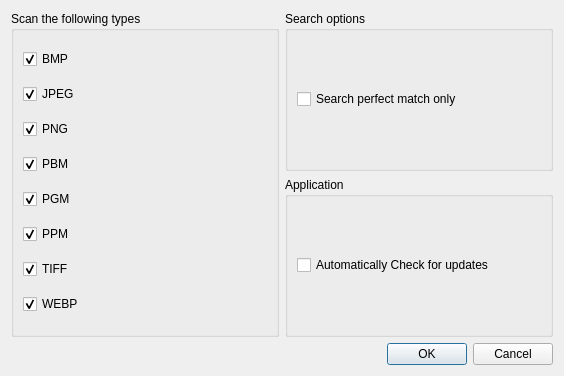
<?xml version="1.0" encoding="UTF-8"?>
<ui version="4.0">
 <class>basic_setting_dialog</class>
 <widget class="QDialog" name="basic_setting_dialog">
  <property name="geometry">
   <rect>
    <x>0</x>
    <y>0</y>
    <width>564</width>
    <height>376</height>
   </rect>
  </property>
  <property name="windowTitle">
   <string>Dialog</string>
  </property>
  <layout class="QVBoxLayout" name="verticalLayout_5">
   <item>
    <layout class="QHBoxLayout" name="horizontalLayout">
     <item>
      <widget class="QGroupBox" name="groupBox">
       <property name="title">
        <string>Scan the following types</string>
       </property>
       <layout class="QVBoxLayout" name="verticalLayout">
        <item>
         <widget class="QCheckBox" name="cb_bmp">
          <property name="text">
           <string>BMP</string>
          </property>
          <property name="checked">
           <bool>true</bool>
          </property>
         </widget>
        </item>
        <item>
         <widget class="QCheckBox" name="cb_jpeg">
          <property name="text">
           <string>JPEG</string>
          </property>
          <property name="checked">
           <bool>true</bool>
          </property>
         </widget>
        </item>
        <item>
         <widget class="QCheckBox" name="cb_png">
          <property name="text">
           <string>PNG</string>
          </property>
          <property name="checked">
           <bool>true</bool>
          </property>
         </widget>
        </item>
        <item>
         <widget class="QCheckBox" name="cb_pbm">
          <property name="text">
           <string>PBM</string>
          </property>
          <property name="checked">
           <bool>true</bool>
          </property>
         </widget>
        </item>
        <item>
         <widget class="QCheckBox" name="cb_pgm">
          <property name="text">
           <string>PGM</string>
          </property>
          <property name="checked">
           <bool>true</bool>
          </property>
         </widget>
        </item>
        <item>
         <widget class="QCheckBox" name="cb_ppm">
          <property name="text">
           <string>PPM</string>
          </property>
          <property name="checked">
           <bool>true</bool>
          </property>
         </widget>
        </item>
        <item>
         <widget class="QCheckBox" name="cb_tiff">
          <property name="text">
           <string>TIFF</string>
          </property>
          <property name="checked">
           <bool>true</bool>
          </property>
         </widget>
        </item>
        <item>
         <widget class="QCheckBox" name="cb_webp">
          <property name="text">
           <string>WEBP</string>
          </property>
          <property name="checked">
           <bool>true</bool>
          </property>
         </widget>
        </item>
       </layout>
      </widget>
     </item>
     <item>
      <layout class="QVBoxLayout" name="verticalLayout_4">
       <item>
        <widget class="QGroupBox" name="groupBox_3">
         <property name="title">
          <string>Search options</string>
         </property>
         <layout class="QVBoxLayout" name="verticalLayout_3">
          <item>
           <widget class="QCheckBox" name="cb_perfect_match">
            <property name="text">
             <string>Search perfect match only</string>
            </property>
           </widget>
          </item>
         </layout>
        </widget>
       </item>
       <item>
        <widget class="QGroupBox" name="groupBox_2">
         <property name="title">
          <string>Application</string>
         </property>
         <layout class="QVBoxLayout" name="verticalLayout_2">
          <item>
           <widget class="QCheckBox" name="cb_auto_update">
            <property name="text">
             <string>Automatically Check for updates</string>
            </property>
           </widget>
          </item>
         </layout>
        </widget>
       </item>
      </layout>
     </item>
    </layout>
   </item>
   <item>
    <widget class="QDialogButtonBox" name="buttonBox">
     <property name="orientation">
      <enum>Qt::Horizontal</enum>
     </property>
     <property name="standardButtons">
      <set>QDialogButtonBox::Cancel|QDialogButtonBox::Ok</set>
     </property>
    </widget>
   </item>
  </layout>
 </widget>
 <resources/>
 <connections>
  <connection>
   <sender>buttonBox</sender>
   <signal>accepted()</signal>
   <receiver>basic_setting_dialog</receiver>
   <slot>accept()</slot>
   <hints>
    <hint type="sourcelabel">
     <x>257</x>
     <y>366</y>
    </hint>
    <hint type="destinationlabel">
     <x>157</x>
     <y>274</y>
    </hint>
   </hints>
  </connection>
 </connections>
 <slots>
  <slot>cancel_clicked()</slot>
 </slots>
</ui>
